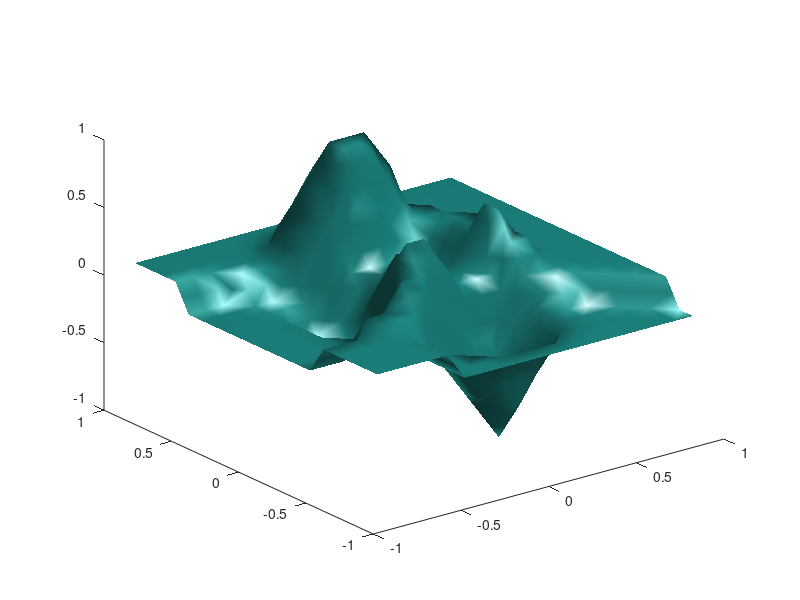

MATLAB code for this plot: (Note: this script raises an error after producing the figure.)
[X,Y,Z]=meshgrid(-.9:.1:.9,-.9:.1:.9,-1:.2:1);

ZZ=peaks(size(X,1));
ZZ=ZZ/max(max(ZZ));

VV=zeros(size(X));
for i = 1:size(ZZ,1)
    for j = 1:size(ZZ,1)
        VV(i,j,:)=Z(i,j,:)<ZZ(i,j);
    end
end

isosurface(X,Y,Z,VV,.5);

%V=@(X,Y,Z)exp(Z)-Y.^2+X.^2-1.5;
%fv=isosurface(X,Y,Z,V(X,Y,Z),0);
%V=@(x,y,z)x.^2+y.^2+z.^2-.75;

fv=isosurface(X,Y,Z,VV,.9);

N=3;
M=3;

P=fv.vertices;
Px=P(:,1);
Py=P(:,2);
Pz=P(:,3);

TRI=fv.faces;
U=(Px-min(Px))/(max(Px)-min(Px));
V=(Py-min(Px))/(max(Py)-min(Px));

disp('calculating A');
A=bezierMass(N,M,3);
disp('calculating rhs');
rhs=bezierRHS(N,M,3,P,TRI,U,V);


w=A\rhs;

cx=zeros(N+1,M+1);
cy=zeros(N+1,M+1);
cz=zeros(N+1,M+1);

cxyz=[w(1:3:end)';w(2:3:end)';w(3:3:end)'];
cx(:)=cxyz(1,:);
cy(:)=cxyz(2,:);
cz(:)=cxyz(3,:);

bbx=@(u,v)0;
bby=@(u,v)0;
bbz=@(u,v)0;

for i = 0:N
    for j = 0:M
        BN=@(u)bernstein(i,N,u);
        BM=@(v)bernstein(j,M,v);
        bbx=@(u,v)bbx(u,v)+BN(u).*BM(v)*cx(i+1,j+1);
        bby=@(u,v)bby(u,v)+BN(u).*BM(v)*cy(i+1,j+1);
        bbz=@(u,v)bbz(u,v)+BN(u).*BM(v)*cz(i+1,j+1);
    end
end

[Uplot,Vplot]=meshgrid(0:.1:1);

bx=bbx(Uplot,Vplot);
by=bby(Uplot,Vplot);
bz=bbz(Uplot,Vplot);

figure(1)
hold on
%plot3(Px,Py,Pz,'b*')
%patch(fv,'FaceColor','blue')
%plot3(cx,cy,cz,'r*')
surf(bx,by,bz)
mesh(X(:,:,1),Y(:,:,1),ZZ,'FaceColor','none')

legend('point data','initial tri','control points','bezier surface')


hold off